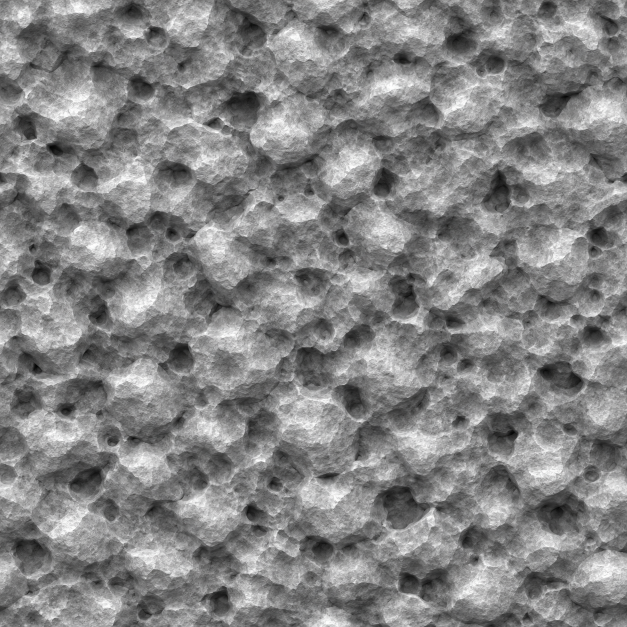
#> input picture stage-studio/assets/shrine/cobble_height.webp, 1254 x 1254 px, given in place of cobble_height.png, which was not available (shown at 1/2 size)
$ python prep_cobble.py
#> lines starting #> are read from the running program, lines starting #| are printed output that depends on the picture; long printed decimals are rounded
"""image_gen の高さの絵から濡れた石の法線を作る。絵の端はつながる。python prep_cobble.py [強さ]"""
import sys
from pathlib import Path

import numpy as np
from PIL import Image
from scipy import ndimage as ni

d = Path(__file__).parent
k = float(sys.argv[1]) if len(sys.argv) > 1 else 3.0
a = np.asarray(Image.open(d / 'cobble_height.png').convert('L').resize((1024, 1024), Image.LANCZOS)).astype(np.float32) / 255
a = a - ni.gaussian_filter(a, 60, mode='wrap')  # 大きな明暗は使わない
a = ni.gaussian_filter(a, 4.5, mode='wrap')  # 細かい揺れは粒に出るので落とし、滑らかな丸い面だけ残す
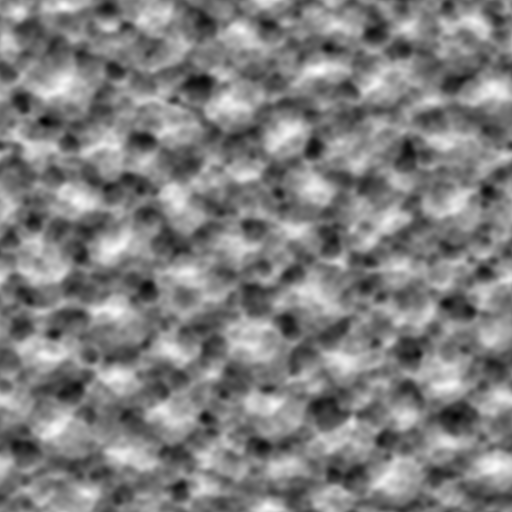
#> a: shape (1024, 1024) float32 (shown at 1/2 size); min -0.411, max 0.416, mean -4.67e-10; drawn with min black and max white
lo, hi = np.percentile(a, (1, 99))
#> lo = -0.296; hi = 0.318
Image.fromarray((np.clip((a - lo) / (hi - lo), 0, 1) * 255).astype(np.uint8)).save(d / 'cobble_soft.png')  # 光る頂を選ぶ滑らかな高さ
gx = (np.roll(a, -1, 1) - np.roll(a, 1, 1)) / 2
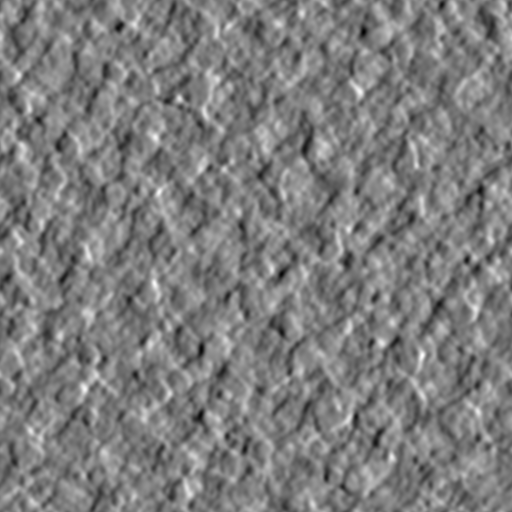
#> gx: shape (1024, 1024) float32 (shown at 1/2 size); min -0.0363, max 0.0373, mean 8.73e-13; drawn with min black and max white
gy = (np.roll(a, 1, 0) - np.roll(a, -1, 0)) / 2  # 画像の上が +V
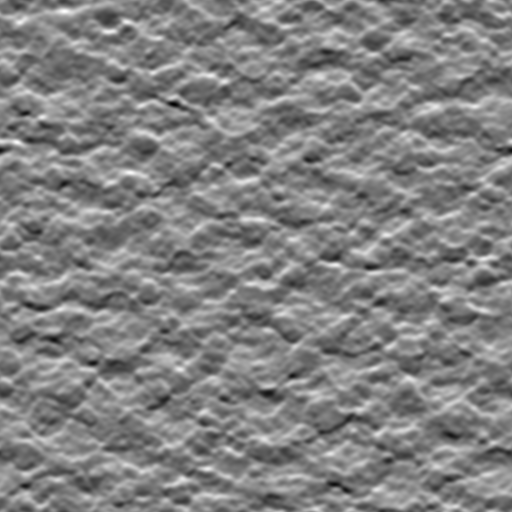
#> gy: shape (1024, 1024) float32 (shown at 1/2 size); min -0.0409, max 0.0396, mean -7.73e-12; drawn with min black and max white
n = np.stack([-gx * k * 40, -gy * k * 40, np.ones_like(a)], -1)
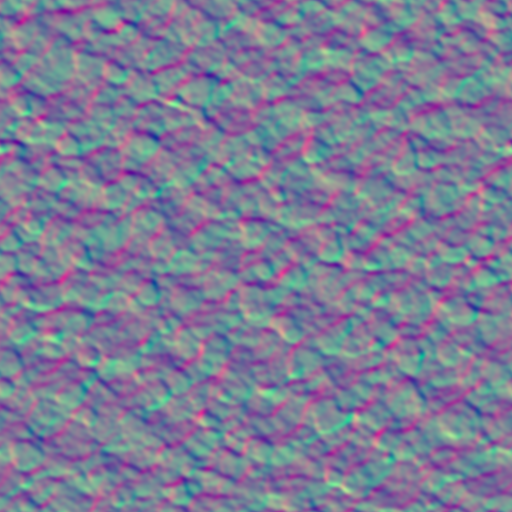
#> n: shape (1024, 1024, 3) float32 (shown at 1/2 size); mean of channels 0, 1, 2 -5.12e-10, -1.25e-07, 1; drawn with min black and max white
n /= np.linalg.norm(n, axis=2, keepdims=True)
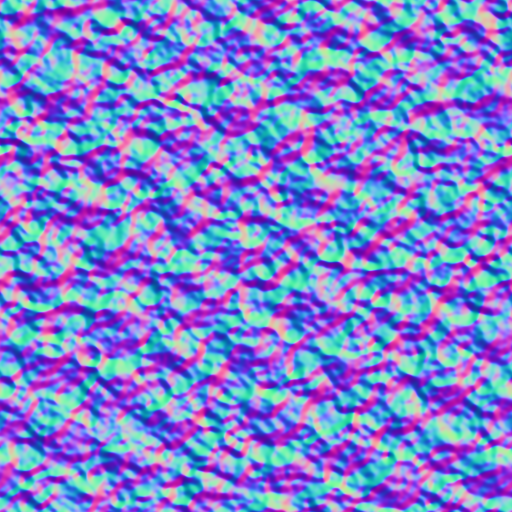
#> n: shape (1024, 1024, 3) float32 (shown at 1/2 size); mean of channels 0, 1, 2 -0.00147, 0.0157, 0.65; drawn with min black and max white
print('rms slope xy', float(np.sqrt((n[..., :2] ** 2).mean())))
#| rms slope xy 0.5211
Image.fromarray(((n * .5 + .5) * 255).astype(np.uint8)).save(d / 'cobble_n.png')

$ run again, with stage-studio/assets/shrine/bark.webp copied over stage-studio/assets/shrine/cobble_height.webp
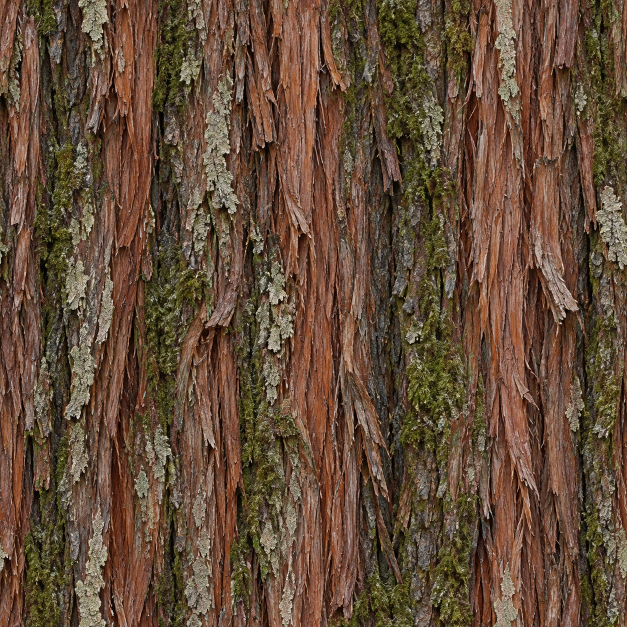
#> input picture stage-studio/assets/shrine/bark.webp, 1254 x 1254 px, given in place of cobble_height.png, which was not available (shown at 1/2 size)
#> `a = ni.gaussian_filter(a, 4.5, mode='wrap')`:
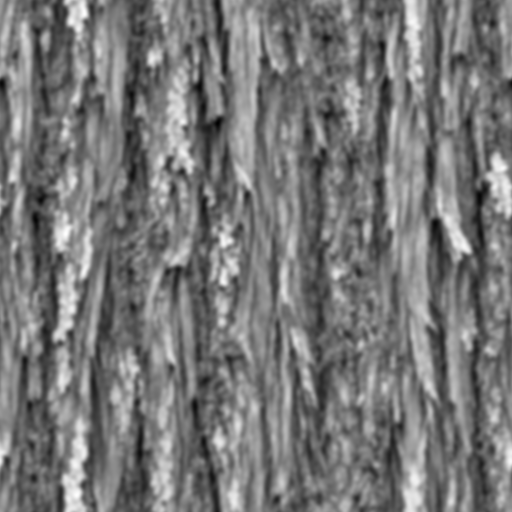
#> a: shape (1024, 1024) float32 (shown at 1/2 size); min -0.231, max 0.262, mean -5.2e-10; drawn with min black and max white
#> lo = -0.152; hi = 0.192
#> `n /= np.linalg.norm(n, axis=2, keepdims=True)`:
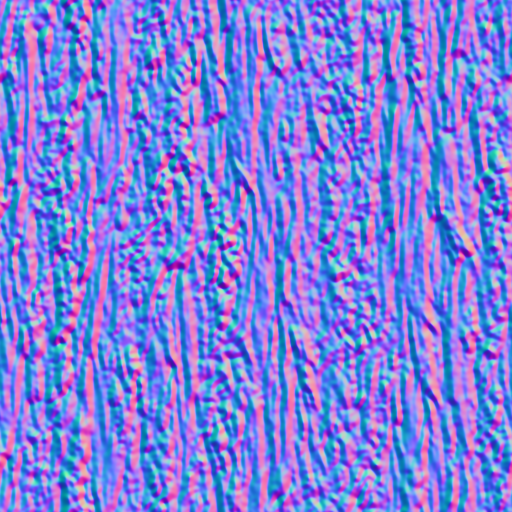
#> n: shape (1024, 1024, 3) float32 (shown at 1/2 size); mean of channels 0, 1, 2 0.00118, 0.00916, 0.738; drawn with min black and max white
#| rms slope xy 0.4599
